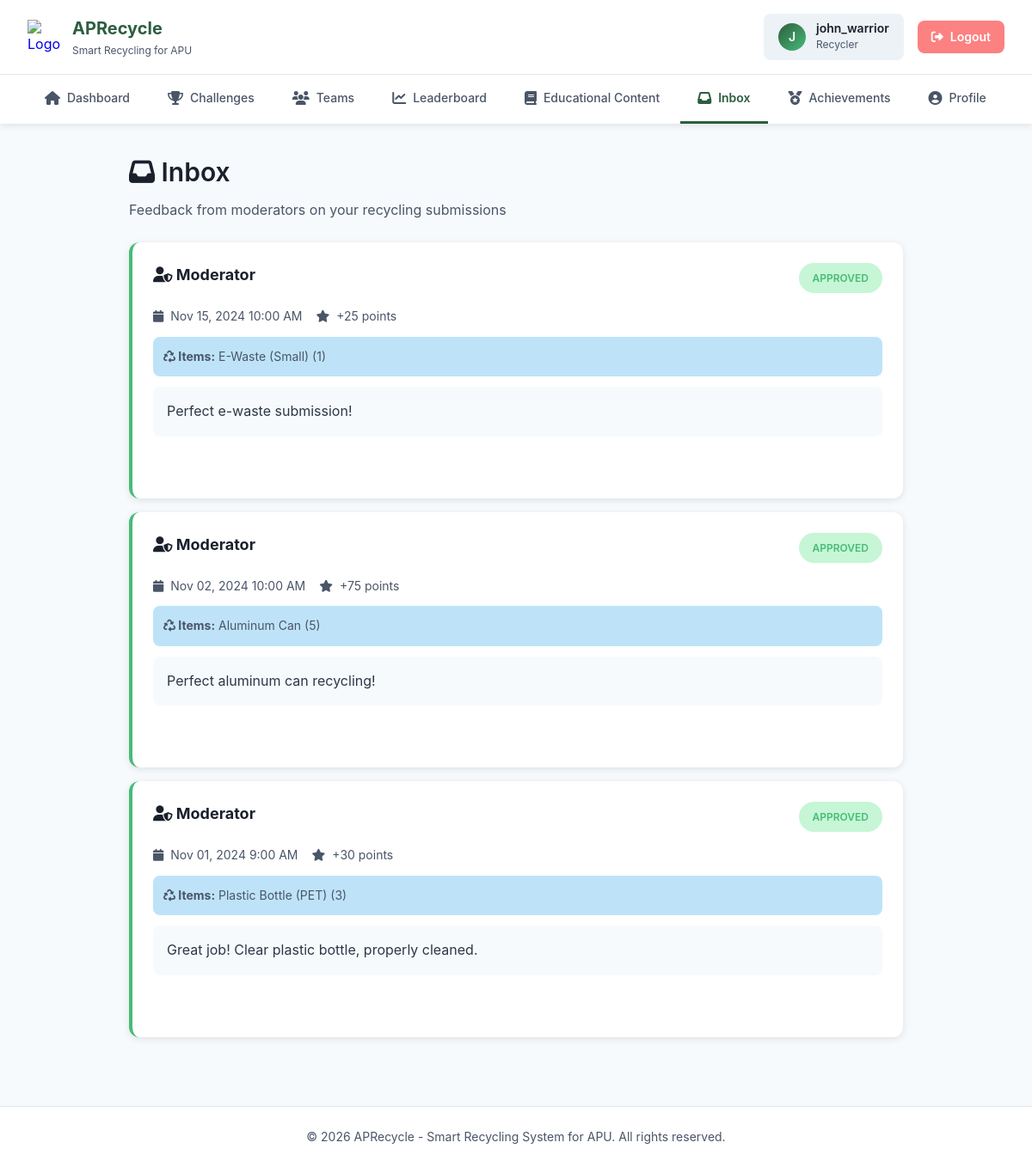
Page /recycler/inbox.php (signed in) on the earlier database version.
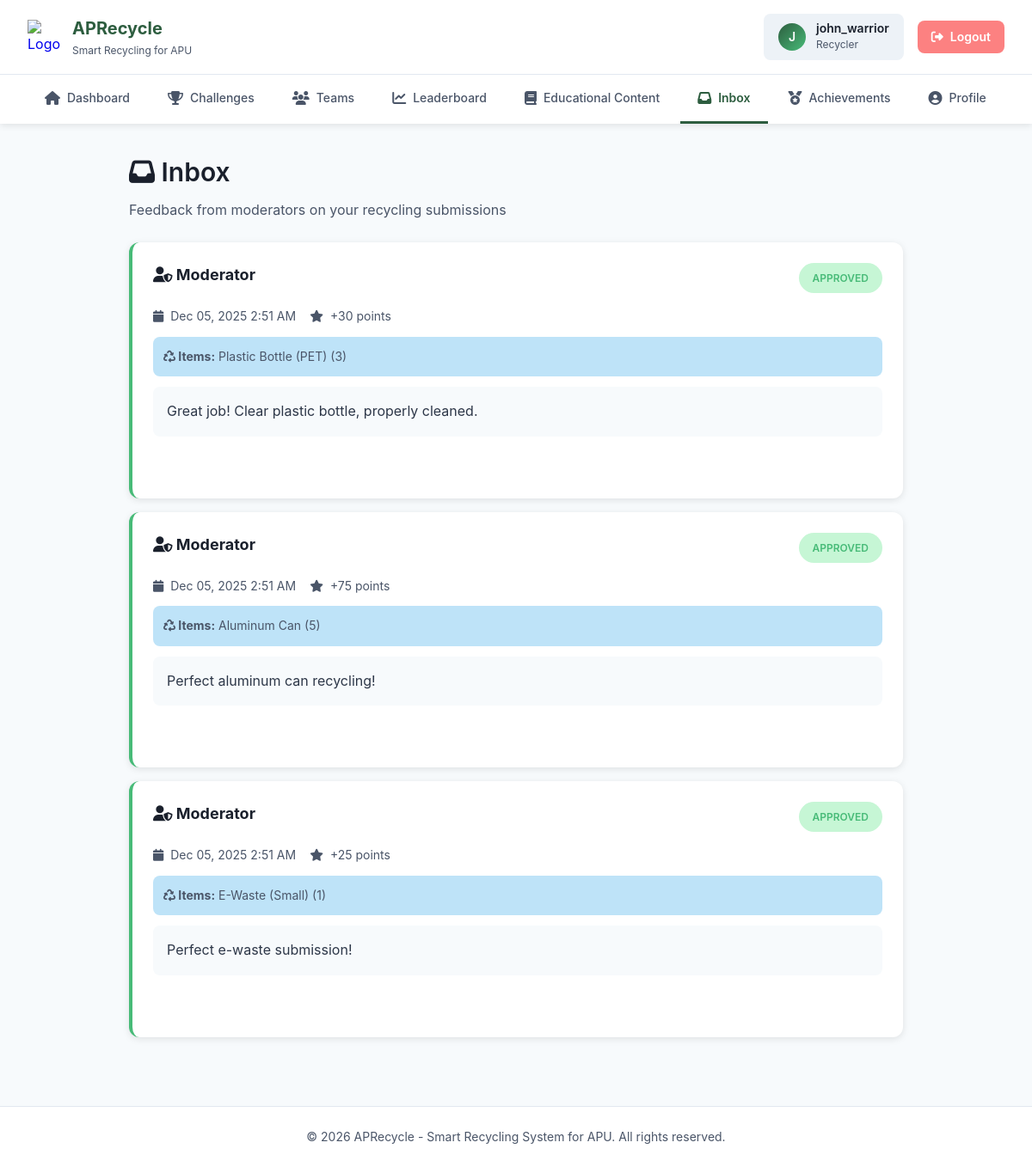
Same page on the later database version.
### tables this page shows
CREATE TABLE IF NOT EXISTS `recycling_submission` (
  `submission_id` int NOT NULL AUTO_INCREMENT,
  `user_id` int NOT NULL,
  `bin_id` int NOT NULL,
  `image_url` varchar(255) NOT NULL,
  `ai_confidence` decimal(5,2) NOT NULL,
  `status` varchar(20) NOT NULL,
  `moderator_feedback` text,
  `created_at` datetime NOT NULL DEFAULT CURRENT_TIMESTAMP,
  PRIMARY KEY (`submission_id`),
  KEY `user_id` (`user_id`),
  KEY `bin_id` (`bin_id`)
);

### recycler/inbox.php (the view, shortened to what this page needs)
<?php
$user_id = $_SESSION['user_id'];
$conn = getDBConnection();
$query = "SELECT
          rs.submission_id,
          rs.moderator_feedback,
          rs.status,
          rs.created_at,
          rs.image_url,
          GROUP_CONCAT(CONCAT(m.material_name, ' (', sm.quantity, ')') SEPARATOR ', ') as materials,
          SUM(sm.quantity * m.points_per_item) as points_earned
          FROM recycling_submission rs
          LEFT JOIN submission_material sm ON rs.submission_id = sm.submission_id
          LEFT JOIN material m ON sm.material_id = m.material_id
          WHERE rs.user_id = ? AND rs.moderator_feedback IS NOT NULL
          GROUP BY rs.submission_id
          ORDER BY rs.created_at DESC";
$stmt = mysqli_prepare($conn, $query);
mysqli_stmt_bind_param($stmt, "i", $user_id);
mysqli_stmt_execute($stmt);
$result = mysqli_stmt_get_result($stmt);
$messages = [];
while ($row = mysqli_fetch_assoc($result)) {
    $messages[] = $row;
}
include 'includes/header.php';
?>
<div class="inbox-container">
    <div class="page-header">
        <h2 class="page-title">
            <i class="fas fa-inbox"></i> Inbox
        </h2>
        <p class="page-description">Feedback from moderators on your recycling submissions</p>
    </div>
    <?php if (empty($messages)): ?>
        <div class="empty-state">
            <div class="empty-icon">
                <i class="fas fa-inbox"></i>
            </div>
            <h3 class="empty-title">No Messages Yet</h3>
            <p class="empty-text">You haven't received any feedback from moderators. Start recycling to get your first message!</p>
            <a href="dashboard.php" class="btn btn-primary">
                <i class="fas fa-recycle"></i> Go to Dashboard
            </a>
        </div>
    <?php else: ?>
        <?php foreach ($messages as $message): ?>
            <div class="message-card <?php echo strtolower($message['status']); ?>"
                 onclick="window.location.href='inbox-details.php?id=<?php echo $message['submission_id']; ?>'"
                 style="cursor: pointer;">
                <div class="message-header">
                    <h3 class="message-title">
                        <i class="fas fa-user-shield"></i> Moderator
                    </h3>
                    <span class="status-badge <?php echo strtolower($message['status']); ?>">
                        <?php echo ucfirst($message['status']); ?>
                    </span>
                </div>
                <div class="message-meta">
                    <span>
                        <i class="fas fa-calendar"></i>
                        <?php echo date('M d, Y g:i A', strtotime($message['created_at'])); ?>
                    </span>
                    <?php if ($message['points_earned']): ?>
                        <span>
                            <i class="fas fa-star"></i>
                            +<?php echo $message['points_earned']; ?> points
                        </span>
                    <?php endif; ?>
                </div>
                <?php if ($message['materials']): ?>
                    <div class="message-materials">
                        <strong><i class="fas fa-recycle"></i> Items:</strong>
                        <?php echo htmlspecialchars($message['materials']); ?>
                    </div>
                <?php endif; ?>
                <div class="message-body">
                    <p class="message-text">
                        <?php echo nl2br(htmlspecialchars($message['moderator_feedback'])); ?>
                    </p>
                </div>
                <div class="message-actions">
                    <form method="POST" style="display: inline;" onsubmit="event.stopPropagation(); return confirm('Are you sure you want to delete this message?');">
                        <button type="submit" name="delete_message" class="btn-delete" onclick="event.stopPropagation();">
                            <i class="fas fa-trash"></i> Delete
                        </button>
                    </form>
                </div>
            </div>
        <?php endforeach; ?>
    <?php endif; ?>
</div>
<?php include 'includes/footer.php'; ?>

Differences in the rows shown:
changed recycling_submission "Great job! Clear plastic bottle, properly cleaned.": created_at "Nov 01, 2024 9:00 AM" → "Dec 05, 2025 2:51 AM"; moves up the list
changed recycling_submission "Perfect aluminum can recycling!": created_at "Nov 02, 2024 10:00 AM" → "Dec 05, 2025 2:51 AM"; moves down the list
changed recycling_submission "Perfect e-waste submission!": created_at "Nov 15, 2024 10:00 AM" → "Dec 05, 2025 2:51 AM"
